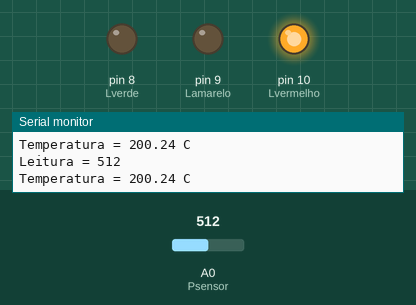
This sketch was run on a simulated Arduino Uno, built with avr-gcc and run on an emulated ATmega328P. Shown: output pins drawn as LEDs (lit = HIGH), the last lines printed to the serial monitor. The test bench sets the inputs (shaded band); at power-on: A0 (Psensor) = 512.

Above: at 1.3 s.
1.4 s: A0 (Psensor) set to 185
2.9 s: A0 (Psensor) set to 167
At 4.0 s:
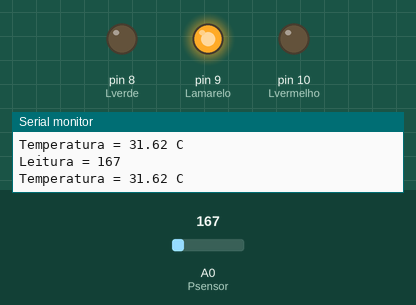
4.5 s: A0 (Psensor) set to 122
At 5.3 s:
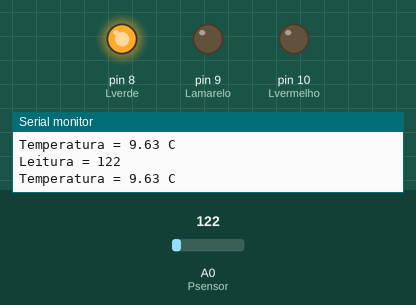
6.0 s: A0 (Psensor) set to 306
At 6.5 s:
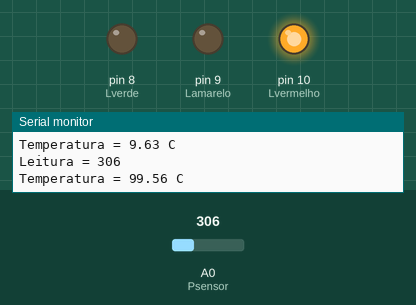
7.5 s: A0 (Psensor) set to 22
At 7.8 s:
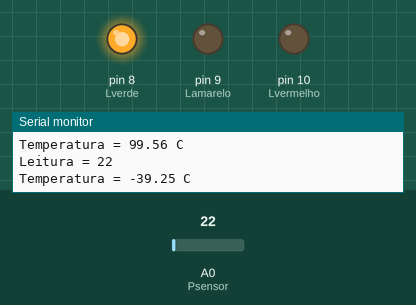
Timing chart, 0 to 10.0 s (numbered marks = the images above; inputs shaded):
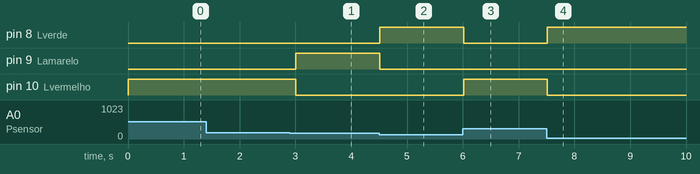

Measured:
- the behaviour switches between 168 and 167 on A0 (Psensor) (found by bisection; images 0 and 1)
- after the input at 2.9 s, pin 9 (Lamarelo): LOW → HIGH after 0.11 s; pin 10 (Lvermelho): HIGH → LOW after 0.11 s
- after the input at 4.5 s, pin 8 (Lverde): LOW → HIGH at once; pin 9 (Lamarelo): HIGH → LOW at once
- after the input at 6.0 s, pin 8 (Lverde): HIGH → LOW at once; pin 10 (Lvermelho): LOW → HIGH at once
- after the input at 7.5 s, pin 8 (Lverde): LOW → HIGH at once; pin 10 (Lvermelho): HIGH → LOW at once

The sketch:

codigo.ino
```cpp
int Psensor = A0;
int Lverde = 8;
int Lamarelo = 9;
int Lvermelho = 10;

int leitura = 0;
float tensao = 0;
float temperaturaC = 0;

void setup()
{
  pinMode(Psensor, INPUT);
  pinMode(Lverde, OUTPUT);
  pinMode(Lamarelo, OUTPUT);
  pinMode(Lvermelho, OUTPUT);
  Serial.begin(9600);
}

void loop()
{
  leitura = analogRead(Psensor);
  tensao = leitura * 5.0 / 1023.0;
  temperaturaC = (tensao - 0.5) * 100.0;

  Serial.print("Leitura = ");
  Serial.println(leitura);
  Serial.print("Temperatura = ");
  Serial.print(temperaturaC);
  Serial.println(" C");

  if (temperaturaC < 28)
  {
    digitalWrite(Lverde, HIGH);
    digitalWrite(Lamarelo, LOW);
    digitalWrite(Lvermelho, LOW);
  }
  if (temperaturaC >= 28 && temperaturaC < 32)
  {
    digitalWrite(Lverde, LOW);
    digitalWrite(Lamarelo, HIGH);
    digitalWrite(Lvermelho, LOW);
  }
  if (temperaturaC >= 32)
  {
    digitalWrite(Lverde, LOW);
    digitalWrite(Lamarelo, LOW);
    digitalWrite(Lvermelho, HIGH);
  }

  delay(500);
}
```
